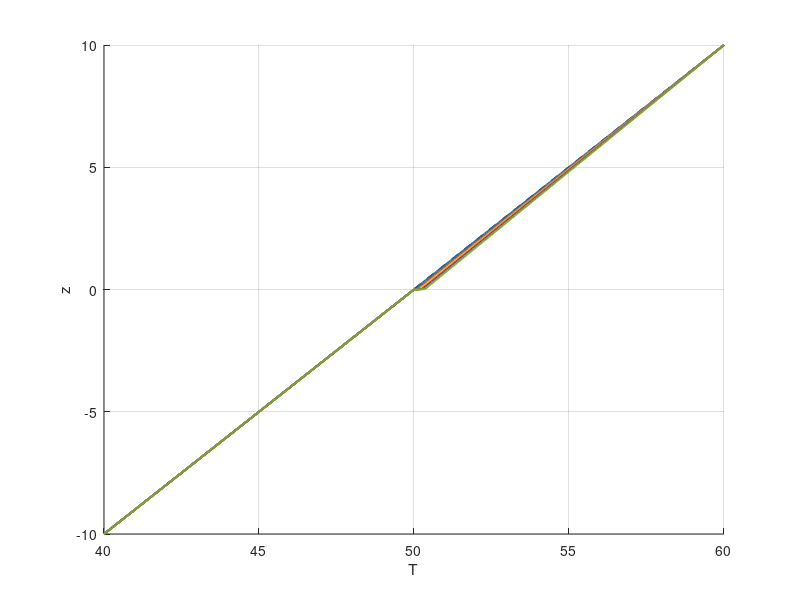

MATLAB code to generate this figure: (Note: this script raises an error after producing the figure.)
%% Free convection toy example (operator update)
clear; clc; close all;

%% Spatial grid
z = linspace(-10,10,400)';   % [m]

%% Initial temperature profile
T0 = 50+z;                   % arbitrary linear profile

%% Time steps to visualize
dt_list = [0, 900, 1800, 2700, 3600];   % [s]

%% Plot
figure; hold on; grid on;

plot(T0, z, 'k--', 'LineWidth', 1.5);

for dt = dt_list
    T = T0;

    % apply update only in mixing region z ∈ [0,10]
    ids = (z >= 0 & z <= 10);

    T(ids) = 60 + ...
             (z(ids) - 10)* (1 - 9.2e-6 * dt);

    plot(T, z, 'LineWidth', 1.5);
end

xlabel('T');
ylabel('z');
legend(['initial', "Δt = " + string(dt_list) + " s"], 'Location','best');
title('Operator-type free convection update');
